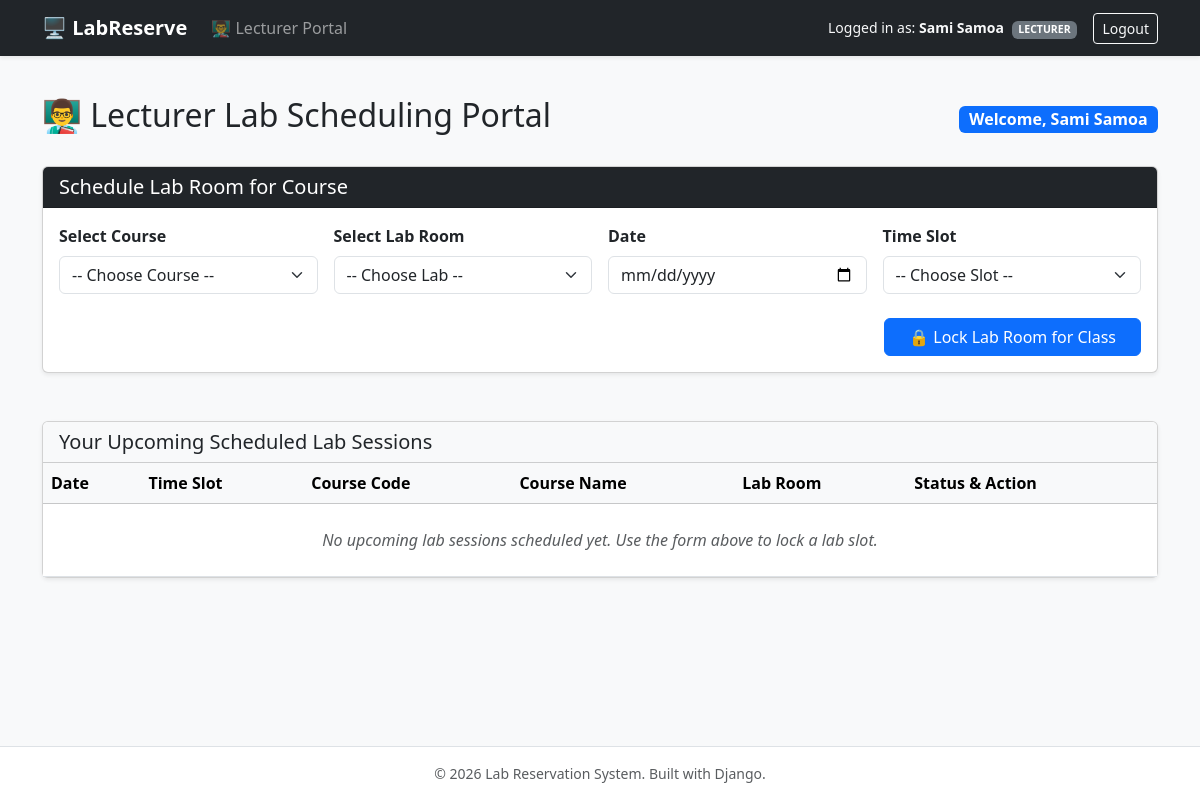
The page /lecturer/ (signed in) on the database as committed earlier.
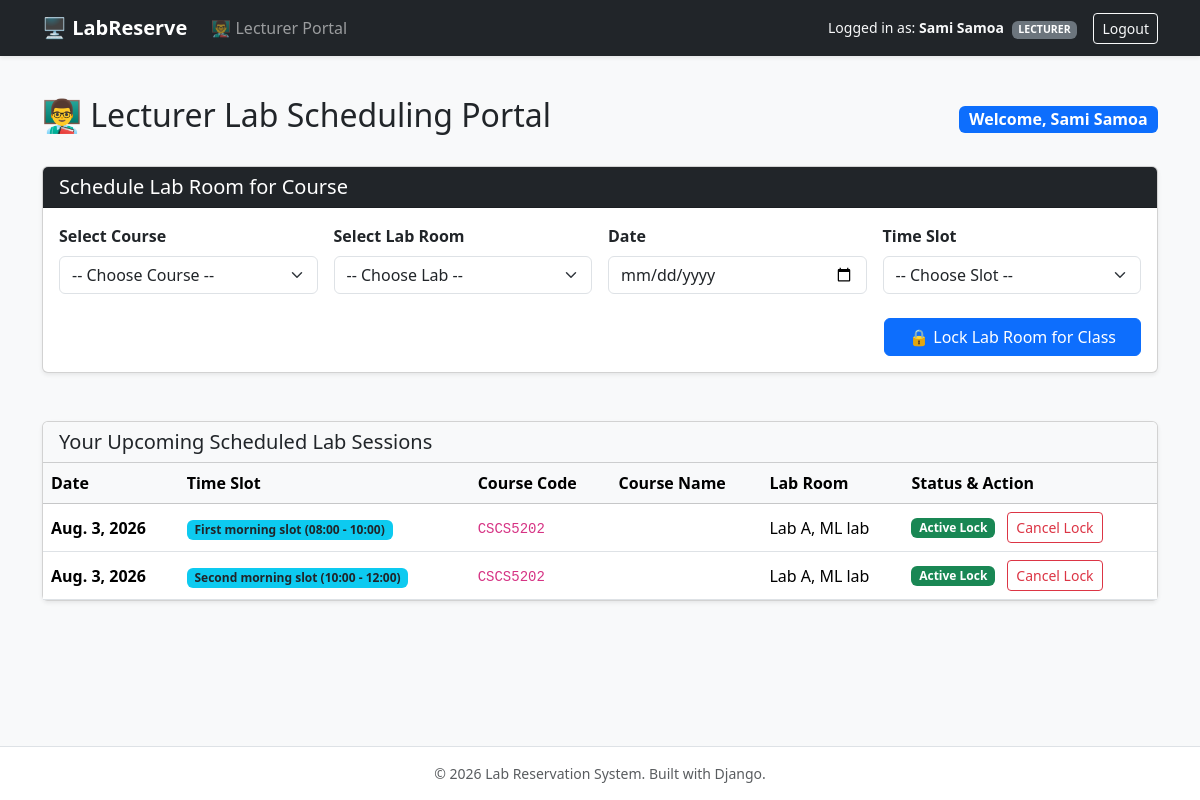
The same page on the database as committed later.
### labs/models.py (models this page shows, shortened)
class ClassBooking(models.Model):
    id = models.UUIDField(primary_key=True, default=uuid.uuid4, editable=False)
    lab = models.ForeignKey(Lab, on_delete=models.CASCADE, related_name='class_bookings')
    course = models.ForeignKey(Course, on_delete=models.CASCADE, related_name='lab_bookings')
    lecturer = models.ForeignKey(
        settings.AUTH_USER_MODEL,
        on_delete=models.CASCADE,
        related_name='class_bookings',
        limit_choices_to={'role': 'LECTURER'}
    )
    date = models.DateField()
    time_slot = models.ForeignKey(TimeSlot, on_delete=models.CASCADE, related_name='class_bookings')
    created_at = models.DateTimeField(auto_now_add=True)
    class Meta:
        unique_together = ('lab', 'date', 'time_slot')
        ordering = ['date', 'time_slot__start_time']

class TimeSlot(models.Model):
    id = models.UUIDField(primary_key=True, default=uuid.uuid4, editable=False)
    label = models.CharField(max_length=50, help_text="e.g. Morning Slot 1 (08:00 - 10:00)")
    start_time = models.TimeField()
    end_time = models.TimeField()
    class Meta:
        ordering = ['start_time']

class Lab(models.Model):
    id = models.UUIDField(primary_key=True, default=uuid.uuid4, editable=False)
    name = models.CharField(max_length=100, unique=True, help_text="e.g. Lab A - Computer Science Building")
    building_location = models.CharField(max_length=150, help_text="e.g. Block B, Floor 2")
    capacity = models.PositiveIntegerField(help_text="Maximum total workstations in this lab")
    is_active = models.BooleanField(default=True, help_text="Designates whether the lab facility is currently operational")
    created_at = models.DateTimeField(auto_now_add=True)
    class Meta:
        ordering = ['name']

### academics/models.py (models this page shows, shortened)
class Course(models.Model):
    id = models.UUIDField(primary_key=True, default=uuid.uuid4, editable=False)
    course_code = models.CharField(max_length=20, unique=True, help_text="e.g. CS101")
    course_name = models.CharField(max_length=150)
    lecturer = models.ForeignKey(
        settings.AUTH_USER_MODEL,
        on_delete=models.CASCADE,
        related_name='taught_courses',
        limit_choices_to={'role': 'LECTURER'}
    )
    created_at = models.DateTimeField(auto_now_add=True)
    class Meta:
        ordering = ['course_code']

### labs/views.py (the view, shortened to what this page needs)
# urls.py: path('lecturer/', views.lecturer_dashboard, name='lecturer_dashboard'),
@login_required
@lecturer_required
def lecturer_dashboard(request):
    courses = Course.objects.filter(lecturer=request.user)
    labs = Lab.objects.filter(is_active=True)
    time_slots = TimeSlot.objects.all()
    my_class_bookings = ClassBooking.objects.filter(lecturer=request.user, date__gte=now().date())
    context = {
        'courses': courses,
        'labs': labs,
        'time_slots': time_slots,
        'my_class_bookings': my_class_bookings,
    }
    return render(request, 'labs/lecturer_dashboard.html', context)

### templates/labs/lecturer_dashboard.html (shortened to what this page needs)
{% extends 'base.html' %}
{% block content %}
<div class="container my-4">
  <div class="d-flex justify-content-between align-items-center mb-4">
    <h2>👨‍🏫 Lecturer Lab Scheduling Portal</h2>
    <span class="badge bg-primary fs-6">Welcome, {{ request.user.get_full_name|default:request.user.username }}</span>
  </div>
  <div class="card shadow-sm mb-5">
    <div class="card-header bg-dark text-white">
      <h5 class="card-title mb-0">Schedule Lab Room for Course</h5>
    </div>
    <div class="card-body">
      <form method="POST" action="{% url 'labs:lecturer_dashboard' %}">
        <div class="row g-3">
          <div class="col-md-3">
            <label class="form-label fw-bold">Select Course</label>
            <select name="course" class="form-select" required>
              <option value="">-- Choose Course --</option>
            </select>
          </div>
          <div class="col-md-3">
            <label class="form-label fw-bold">Select Lab Room</label>
            <select name="lab" class="form-select" required>
              <option value="">-- Choose Lab --</option>
            </select>
          </div>
          <div class="col-md-3">
            <label class="form-label fw-bold">Date</label>
            <input type="date" name="date" class="form-control" required min="{{ today|date:'Y-m-d' }}">
          </div>
          <div class="col-md-3">
            <label class="form-label fw-bold">Time Slot</label>
            <select name="time_slot" class="form-select" required>
              <option value="">-- Choose Slot --</option>
            </select>
          </div>
        </div>
        <div class="mt-4 text-end">
          <button type="submit" class="btn btn-primary px-4">
            🔒 Lock Lab Room for Class
          </button>
        </div>
      </form>
    </div>
  </div>
  <div class="card shadow-sm">
    <div class="card-header bg-light">
      <h5 class="card-title mb-0">Your Upcoming Scheduled Lab Sessions</h5>
    </div>
    <div class="card-body p-0">
      <div class="table-responsive">
        <table class="table table-hover align-middle mb-0">
          <thead class="table-light">
            <tr>
              <th>Date</th>
              <th>Time Slot</th>
              <th>Course Code</th>
              <th>Course Name</th>
              <th>Lab Room</th>
              <th>Status & Action</th>
            </tr>
          </thead>
          <tbody>
            {% for booking in my_class_bookings %}
              <tr>
                <td class="fw-bold">{{ booking.date }}</td>
                <td>
                  <span class="badge bg-info text-dark">
                    {{ booking.time_slot.label }} ({{ booking.time_slot.start_time|time:"H:i" }} - {{ booking.time_slot.end_time|time:"H:i" }})
                  </span>
                </td>
                <td><code>{{ booking.course.course_code }}</code></td>
                <td>{{ booking.course.title }}</td>
                <td>{{ booking.lab.name }}</td>
                <td>
                  <span class="badge bg-success me-2">Active Lock</span>
                  <button type="button" class="btn btn-sm btn-outline-danger" data-bs-toggle="modal" data-bs-target="#cancelModal{{ booking.id }}">
                    Cancel Lock
                  </button>
                </td>
              </tr>
            {% empty %}
              <tr>
                <td colspan="6" class="text-center py-4 text-muted">
                  <em>No upcoming lab sessions scheduled yet. Use the form above to lock a lab slot.</em>
                </td>
              </tr>
            {% endfor %}
          </tbody>
        </table>
      </div>
    </div>
  </div>
</div>
{% endblock %}

Rows that differ between the two databases and show on the page:
added ClassBooking: date "Aug. 3, 2026", time_slot.label "First morning slot", time_slot.start_time "08:00", time_slot.end_time "10:00", course.course_code "CSCS5202", lab.name "Lab A, ML lab"
added ClassBooking: date "Aug. 3, 2026", time_slot.label "Second morning slot", time_slot.start_time "10:00", time_slot.end_time "12:00", course.course_code "CSCS5202", lab.name "Lab A, ML lab"
Other text that changed with them:
text no longer shown: "No upcoming lab sessions scheduled yet. Use the form above to lock a lab slot."
